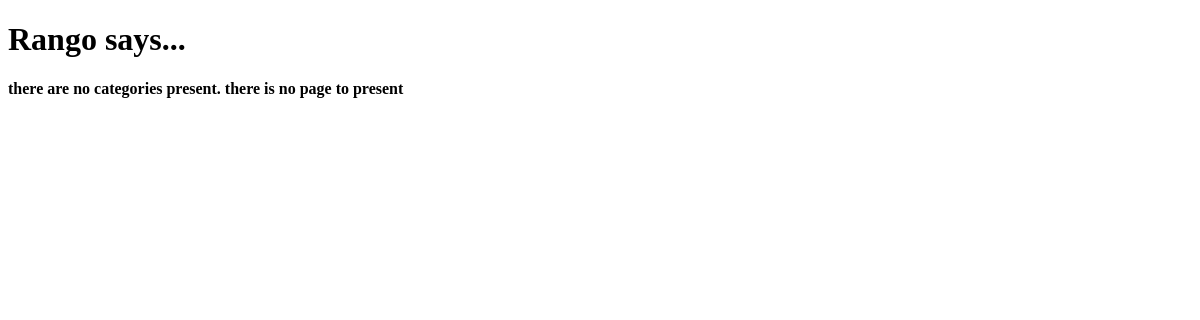
The page /rango/ on the database as committed earlier.
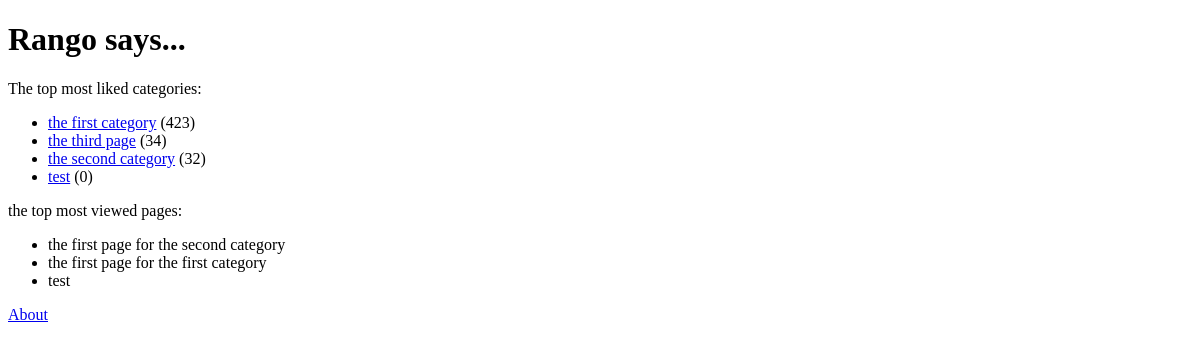
The same page on the database as committed later.
### rango/models.py (models this page shows, shortened)
class Category(models.Model):
    name = models.CharField(max_length = 128, unique = True)
    views = models.IntegerField(default=0)
    likes= models.IntegerField(default=0)
    slug = models.SlugField(unique = False)

class Page(models.Model):
    category = models.ForeignKey(Category)
    title = models.CharField(max_length=128)
    url = models.URLField()
    views = models.IntegerField(default=0)

### rango/views.py (the view)
def index(request):
    category_list = Category.objects.order_by('-likes')
    context_dict = {'categories' : category_list}
    page_list = Page.objects.order_by('-views')
    context_dict['pages']=page_list
    return render (request,'index.html',context_dict)

### templates/index.html (shortened to what this page needs)
<!doctype html>
{% load staticfiles %}
<html>
	<head>
	</head>
	<body>
		<h1>Rango says...</h1>
		{% if categories %}
		The top most liked categories:
			<ul>
				{% for category in categories %}
				<li> <a href="/rango/category/{{ category.slug }}">{{ category.name }}</a> ({{ category.likes }}) </li>
				{% endfor %}
			</ul>
		{% else %}
			<strong> there are no categories present. </strong>
		{% endif %}
		{% if pages%}
		the top most viewed pages:
			<ul>
				{% for page in pages %}
				<li> {{ page.title }} </li>
				{% endfor %}
			</ul>
		<a href="/rango/about/">About</a>
		{% else %}
			<strong>there is no page to present </strong>
		{% endif %}
	</body>
</html>

Rows that differ between the two databases and show on the page:
added Category: name "the first category", likes "423"
added Category: name "the third page", likes "34"
added Category: name "the second category", likes "32"
added Category: name "test", likes "0"
added Page: title "the first page for the second category"
added Page: title "the first page for the first category"
added Page: title "test"
Other text that changed with them:
text no longer shown: "there are no categories present. there is no page to present"
text now shown: "The top most liked categories: the top most viewed pages: About"
